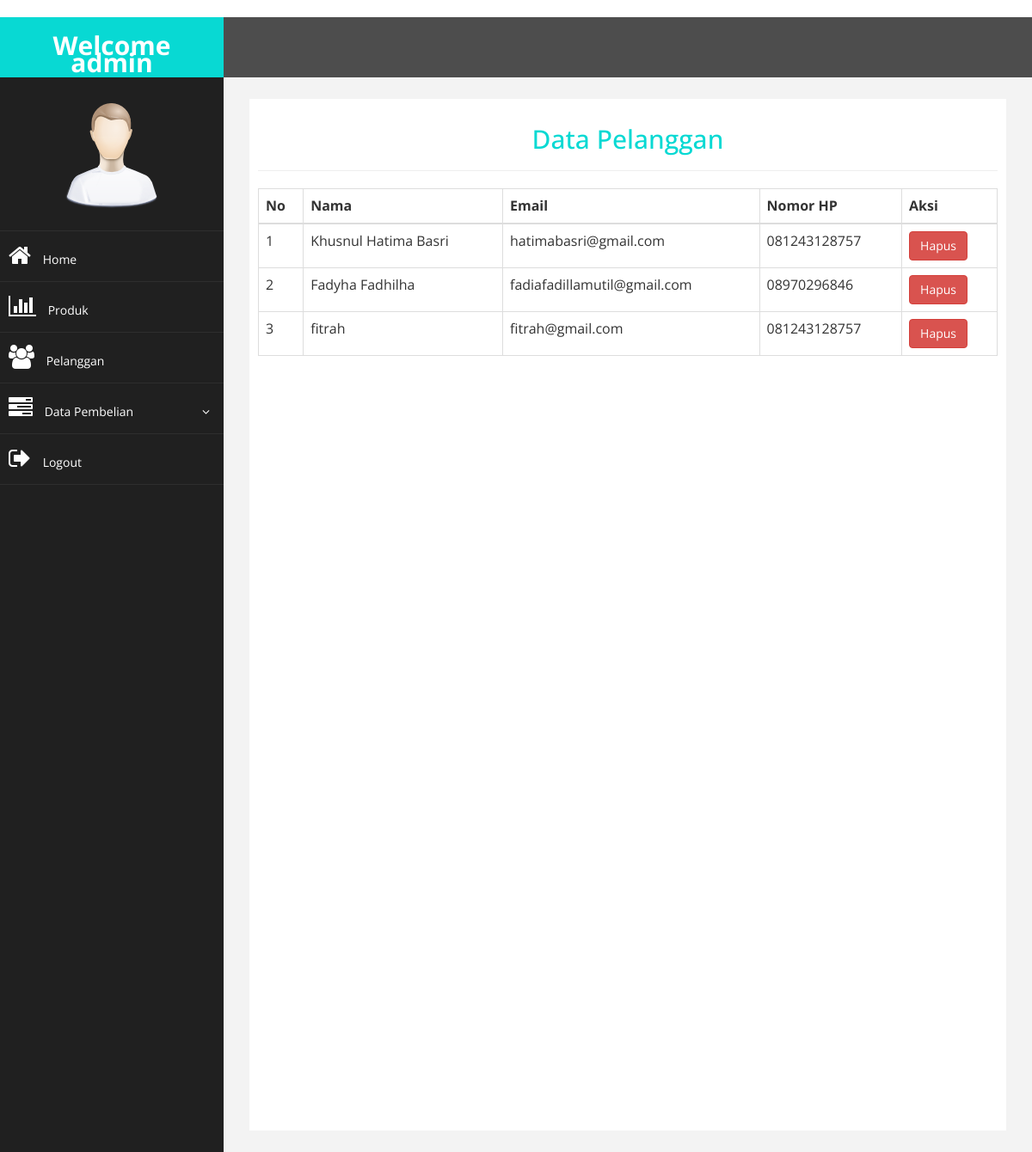
Page /admin/index.php?halaman=pelanggan (signed in) on the committed database.
### tables this page shows
CREATE TABLE `pelanggan` (
  `id_pelanggan` int(10) NOT NULL,
  `email_pelanggan` varchar(100) NOT NULL,
  `password_pelanggan` varchar(50) NOT NULL,
  `nama_pelanggan` varchar(100) NOT NULL,
  `telepon_pelanggan` varchar(25) NOT NULL,
  `alamat_pelanggan` text NOT NULL
);

### admin/pelanggan.php (the view)
<h2><center>Data Pelanggan</center></h2>
<hr>
<table class="table table-bordered ">
  <thead>
    <tr>
      <th>No</th>
      <th>Nama</th>
      <th>Email</th>
      <th>Nomor HP</th>
      <th>Aksi</th>
    </tr>
  </thead>
  <tbody>
    <?php $nomor=1; ?>
  <?php $ambil = $koneksi->query("SELECT * FROM pelanggan"); ?>
  <?php while ($pecah = $ambil->fetch_assoc()) { ?>
    <tr>
      <td> <?php echo $nomor; ?> </td>
      <td> <?php echo $pecah['nama_pelanggan']; ?> </td>
      <td> <?php echo $pecah['email_pelanggan']; ?> </td>
      <td> <?php echo $pecah['telepon_pelanggan']; ?> </td>
      <td> <a href="index.php?halaman=hapuspelanggan&id=<?php echo $pecah['id_pelanggan']; ?>" class="btn btn-danger"> Hapus </a> </td>
    </tr>
    <?php $nomor++; ?>
  <?php } ?>
  </tbody>
</table>

### admin/assets/css/custom.css (style rules this page uses)
body { font-family: 'Open Sans', sans-serif; }
h2 { color: #08D9D3; }

### rows in the picture
pelanggan: nama_pelanggan "Khusnul Hatima Basri", email_pelanggan "hatimabasri@gmail.com", telepon_pelanggan "081243128757"
pelanggan: nama_pelanggan "Fadyha Fadhilha", email_pelanggan "fadiafadillamutil@gmail.com", telepon_pelanggan "08970296846"
pelanggan: nama_pelanggan "fitrah", email_pelanggan "fitrah@gmail.com", telepon_pelanggan "081243128757"

### other values in the picture
$_SESSION['user'] "admin"
